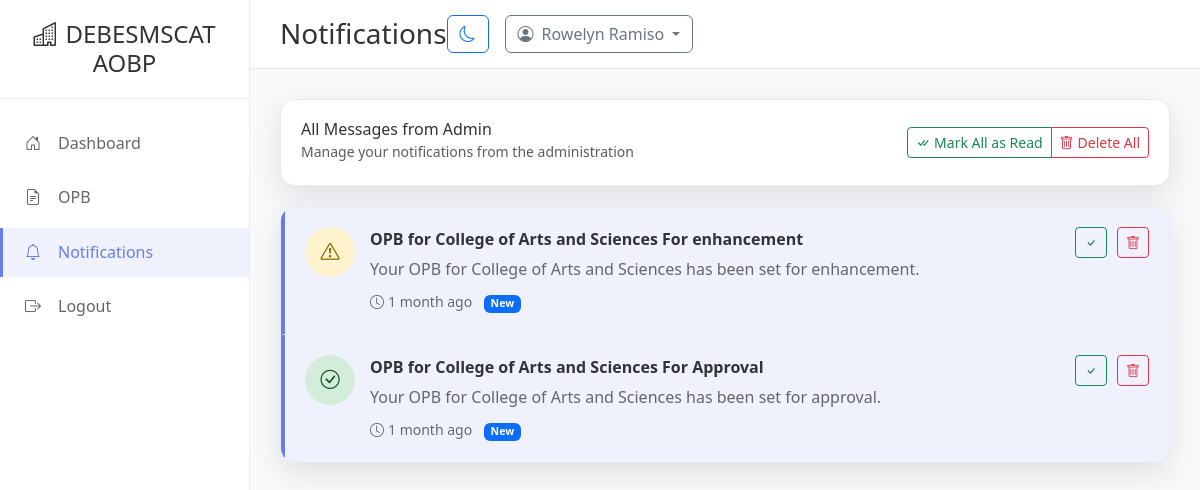
Screenshot of /budget/head-notifications/ (signed in) with the database file from the repository.
### accounts/models.py (models this page shows, shortened)
class User(AbstractUser):
    UNIT_CHOICES = [
        ('CAS', 'College of Arts and Sciences'),
        ('COLLEGE_IND_TECH', 'College of Industrial Technology'),
        ('COE', 'College of Education'),
        ('COA', 'College of Agriculture'),
        ('PRODUCTION_COMMERCIALIZATION', 'Production & Commercialization'),
        ('PRODUCTION_BAO', 'Production & Business Affairs Office'),
        ('PPSDO', 'Physical Plant & Site Development Office'),
        ('VETERINARY_SERVICES', 'Veterinary Services'),
        ('GUIDANCE', 'Guidance'),
        ('RECORDS_ARCHIVES', 'Records and Archives'),
        ('ALUMNI_AFFAIRS', 'Alumni Affairs'),
        ('BOARD_SECRETARY', 'Board Secretary'),
        ('MEDICAL_SERVICES', 'Medical Services Unit'),
        ('SUPERVISING_ADMIN', 'Supervising Administrative Office'),
        ('REGISTRAR', 'Registrar'),
        ('CAWAYAN_CAMPUS', 'Cawayan Campus'),
        ('BUDGET_UNIT', 'Budget Unit'),
        ('ACCOUNTING_UNIT', 'Accounting Unit'),
        ('CASH_UNIT', 'Cash Unit'),
        ('SUPPLY_UNIT', 'Supply Unit'),
        ('RECORDS_UNIT', 'Records Unit'),
        ('HRMO_OFFICE', 'HRMO Office'),
        ('PROCUREMENT_UNIT', 'Procurement Unit/BAC'),
        ('SECURITY_UNIT', 'Security Unit'),
        ('MOTORPOOL_UNIT', 'Motorpool Unit'),
        ('LIBRARY_SERVICES', 'Library Services'),
        ('NSTP_ROTC', 'NSTP/ROTC'),
        ('INTERNATIONAL_RELATIONS', 'International Relations Office'),
        ('SPORTS_CULTURAL', 'Sports and Cultural Development'),
        ('LEGAL_SERVICES', 'Legal Services Office'),
        ('PERSONNEL_SCHOLARSHIP', 'Personnel Scholarship Office'),
        ('QUALITY_ASSURANCE', 'Quality Assurance Office'),
        ('OFFICE_VPAA', 'Office of the VPAA'),
        ('OFFICE_VPAF', 'Office of the VPAF'),
        ('OFFICE_VPREICWKM', 'Office of the VPREICWKM'),
        ('OFFICE_BSB', 'Office of the Board Secretary/BOT'),
        ('PLANNING', 'Planning'),
        ('QUALITY_ASSURANCE', 'Quality Assurance'),
        ('ISO', 'ISO'),
        ('MIS', 'MIS'),
        ('SCUAA', 'SCUAA'),
        ('CSC', 'CSC'),
        ('CRCYC', 'CRCYC'),
        ('GAD', 'GAD'),
        ('PIO', 'PIO'),
    ]
    ROLE_CHOICES = [
        ('admin', 'Administrator'),
        ('unit_head', 'Unit Head'),
    ]
    email = models.EmailField(unique=True)
    department = models.CharField(max_length=50, choices=UNIT_CHOICES, blank=True, null=True, unique=True)
    role = models.CharField(max_length=20, choices=ROLE_CHOICES, default='unit_head')
    is_active = models.BooleanField(default=True)
    created_at = models.DateTimeField(auto_now_add=True)
    updated_at = models.DateTimeField(auto_now=True)

### budget/models.py (models this page shows, shortened)
class Notification(models.Model):
    NOTIFICATION_TYPES = [
        ('info', 'Information'),
        ('success', 'Success'),
        ('warning', 'Warning'),
        ('error', 'Error'),
    ]
    user = models.ForeignKey(User, on_delete=models.CASCADE, related_name='notifications')
    title = models.CharField(max_length=200)
    message = models.TextField()
    notification_type = models.CharField(max_length=20, choices=NOTIFICATION_TYPES, default='info')
    is_read = models.BooleanField(default=False)
    created_at = models.DateTimeField(auto_now_add=True)

### budget/views.py (the view, shortened to what this page needs)
# urls.py: path('head-notifications/', views.head_notifications, name='head_notifications'),
@login_required
def head_notifications(request):
    notifications = Notification.objects.filter(user=request.user).order_by('-created_at')
    context = {
        'notifications': notifications,
    }
    return render(request, 'head_notifications.html', context)

### templates/head_notifications.html (shortened to what this page needs)
{% extends 'base.html' %}
{% load static %}
{% block content %}
<div class="sidebar" id="sidebar">
    <div class="sidebar-header">
        <h4><i class="bi bi-buildings me-2"></i>DEBESMSCAT AOBP</h4>
    </div>
    <nav class="sidebar-nav">
        <div class="nav-item">
            <a href="{% url 'head_dashboard' %}" class="nav-link">
                <i class="bi bi-house-door"></i>
                <span>Dashboard</span>
            </a>
        </div>
        <div class="nav-item">
            <a href="{% url 'head_opb' %}" class="nav-link">
                <i class="bi bi-file-earmark-text"></i>
                <span>OPB</span>
            </a>
        </div>
        <div class="nav-item">
            <a href="{% url 'head_notifications' %}" class="nav-link active">
                <i class="bi bi-bell"></i>
                <span>Notifications</span>
            </a>
        </div>
        <div class="nav-item">
            <a href="#" class="nav-link" onclick="confirmLogout()">
                <i class="bi bi-box-arrow-right"></i>
                <span>Logout</span>
            </a>
        </div>
    </nav>
</div>
<div class="main-content" id="mainContent">
    <div class="top-navbar">
        <div class="d-flex align-items-center">
            <h3 class="mb-0">Notifications</h3>
        </div>
        <div class="d-flex align-items-center gap-3">
            <button class="btn btn-outline-primary" id="themeToggle">
                <i class="bi bi-moon"></i>
            </button>
            <div class="dropdown">
                <button class="btn btn-outline-secondary dropdown-toggle" type="button" data-bs-toggle="dropdown">
                    <i class="bi bi-person-circle me-2"></i>{{ user.get_full_name|default:user.username }}
                </button>
            </div>
        </div>
    </div>
    <div class="content-area">
        <div class="bulk-actions">
            <div class="d-flex justify-content-between align-items-center">
                <div>
                    <h6 class="mb-0">All Messages from Admin</h6>
                    <small class="text-muted">Manage your notifications from the administration</small>
                </div>
                <div class="btn-group" role="group">
                    <button class="btn btn-sm btn-outline-success" onclick="markAllAsRead()">
                        <i class="bi bi-check-all me-1"></i>Mark All as Read
                    </button>
                    <button class="btn btn-sm btn-outline-danger" onclick="deleteAll()">
                        <i class="bi bi-trash me-1"></i>Delete All
                    </button>
                </div>
            </div>
        </div>
        <div class="notifications-container">
            {% for notification in notifications %}
            <div class="notification-item {% if not notification.is_read %}unread{% endif %}" data-notification-id="{{ notification.id }}" onclick="showNotificationModal('{{ notification.id }}', '{{ notification.title }}', '{{ notification.message }}', '{{ notification.notification_type }}', '{{ notification.created_at|date:"M d, Y g:i A" }}')">
                <div class="notification-icon {{ notification.notification_type }}">
                    <i class="bi bi-{% if notification.notification_type == 'success' %}check-circle{% elif notification.notification_type == 'error' %}exclamation-triangle{% elif notification.notification_type == 'warning' %}exclamation-triangle{% else %}info-circle{% endif %}"></i>
                </div>
                <div class="notification-content">
                    <div class="notification-title">{{ notification.title }}</div>
                    <div class="notification-message">{{ notification.message|truncatechars:100 }}</div>
                    <div class="notification-time">
                        <i class="bi bi-clock me-1"></i>{{ notification.created_at|timesince }} ago
                        {% if not notification.is_read %}
                        <span class="badge bg-primary ms-2">New</span>
                        {% endif %}
                    </div>
                </div>
                <div class="notification-actions" onclick="event.stopPropagation()">
                    {% if not notification.is_read %}
                    <button class="btn btn-sm btn-outline-success" onclick="markAsRead('{{ notification.id }}')" title="Mark as Read">
                        <i class="bi bi-check"></i>
                    </button>
                    {% endif %}
                    <button class="btn btn-sm btn-outline-danger" onclick="deleteNotification('{{ notification.id }}')" title="Delete">
                        <i class="bi bi-trash"></i>
                    </button>
                </div>
            </div>
            {% empty %}
            <div class="empty-state">
                <i class="bi bi-bell-slash"></i>
                <h5>No Notifications</h5>
                <p>You don't have any notifications yet. Check back later for updates from the administration.</p>
            </div>
            {% endfor %}
        </div>
    </div>
</div>
{% endblock %}

### static/css/main.css (style rules this page uses)
:root { --primary-color: #667eea; --secondary-color: #764ba2; --success-color: #28a745; --danger-color: #dc3545; --warning-color: #ffc107; --info-color: #17a2b8; --light-color: #f8f9fa; --dark-color: #343a40; --border-radius: 10px; --box-shadow: 0 10px 30px rgba(0,0,0,0.1); --transition: all 0.3s ease; }
body { font-family: 'Segoe UI', Tahoma, Geneva, Verdana, sans-serif; line-height: 1.6; color: #333; }
:root { --bg-primary: #ffffff; --bg-secondary: #f8f9fa; --text-primary: #333333; --text-secondary: #666666; --border-color: #e9ecef; --card-bg: #ffffff; --input-bg: #ffffff; --shadow: 0 10px 30px rgba(0,0,0,0.1); }
body { background-color: var(--bg-primary); color: var(--text-primary); transition: background-color 0.3s ease, color 0.3s ease; }

### templates/head_notifications.html (style rules this page uses)
.sidebar { position: fixed; top: 0; left: 0; height: 100vh; width: 250px; background: var(--card-bg); border-right: 1px solid var(--border-color); transition: all 0.3s ease; z-index: 1000; }
.sidebar-header { padding: 20px; border-bottom: 1px solid var(--border-color); text-align: center; }
.sidebar-header h4 { margin: 0; color: var(--text-primary); transition: opacity 0.3s ease; }
.sidebar-nav { padding: 20px 0; }
.nav-item { margin-bottom: 5px; }
.nav-link { display: flex; align-items: center; padding: 12px 20px; color: var(--text-secondary); text-decoration: none; transition: all 0.3s ease; border-left: 3px solid transparent; }
.nav-link.active { background: rgba(102, 126, 234, 0.1); color: var(--primary-color); border-left-color: var(--primary-color); }
.nav-link i { width: 20px; margin-right: 15px; text-align: center; }
.main-content { margin-left: 250px; min-height: 100vh; background: var(--bg-secondary); transition: margin-left 0.3s ease; }
.top-navbar { background: var(--card-bg); border-bottom: 1px solid var(--border-color); padding: 15px 30px; display: flex; justify-content: between; align-items: center; }
.content-area { padding: 30px; }
.notifications-container { background: var(--card-bg); border-radius: 15px; box-shadow: var(--shadow); border: 1px solid var(--border-color); overflow: hidden; }
.notification-item { display: flex; align-items: start; padding: 20px; border-bottom: 1px solid var(--border-color); background: var(--card-bg); transition: all 0.3s ease; }
.notification-item.unread { background: rgba(102, 126, 234, 0.1); border-left: 4px solid var(--primary-color); }
.notification-item:last-child { border-bottom: none; }
.notification-icon { width: 50px; height: 50px; border-radius: 50%; display: flex; align-items: center; justify-content: center; margin-right: 15px; flex-shrink: 0; font-size: 1.2rem; }
.notification-icon.success { background: #d4edda; color: #155724; }
.notification-icon.warning { background: #fff3cd; color: #856404; }
.notification-content { flex-grow: 1; }
.notification-title { font-weight: 600; margin-bottom: 5px; color: var(--text-primary); }
.notification-message { color: var(--text-secondary); margin-bottom: 10px; line-height: 1.5; }
.notification-time { font-size: 0.875rem; color: var(--text-secondary); }
.notification-actions { display: flex; gap: 10px; align-items: center; }
.bulk-actions { background: var(--card-bg); border-radius: 15px; padding: 20px; box-shadow: var(--shadow); border: 1px solid var(--border-color); margin-bottom: 20px; }

### rows the page displays
User: get_full_name "Rowelyn Ramiso"
Notification: title "OPB for College of Arts and Sciences For enhancement", message "Your OPB for College of Arts and Sciences has been set for enhancement.", created_at "1 month", is_read "New"
Notification: title "OPB for College of Arts and Sciences For Approval", message "Your OPB for College of Arts and Sciences has been set for approval.", created_at "1 month", is_read "New"
